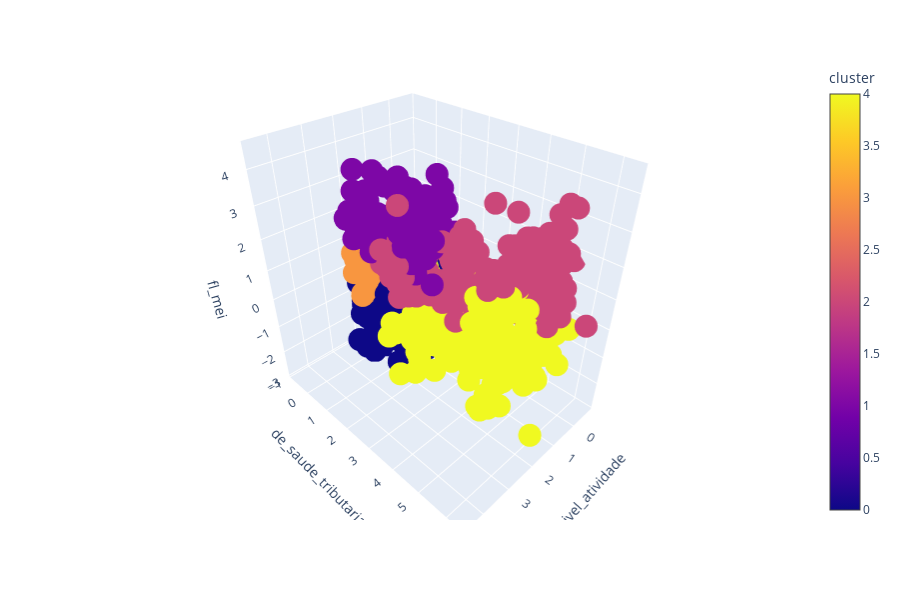

The cell this chart's notebook holds for it:
### Code cell
import plotly.express as px
fig = px.scatter_3d(p1enc, x=p1enc.columns[0], y= p1enc.columns[1], z = p1enc.columns[2],color = 'cluster')
fig.show()

### Figure 1 — Plotly figure (JSON) as saved in the notebook; plotly's stock layout.template omitted (floating-point values rounded to 4 significant figures; data arrays with more than 128 entries replaced by an {"elided": "..."} marker saying what was removed)
{"data": [{"hoverlabel": {"namelength": 0}, "hovertemplate": "de_nivel_atividade=%{x}<br>de_saude_tributaria=%{y}<br>fl_mei=%{z}<br>cluster=%{marker.color}", "legendgroup": "", "marker": {"color": {"elided": "557 int values"}, "coloraxis": "coloraxis", "symbol": "circle"}, "mode": "markers", "name": "", "scene": "scene", "showlegend": false, "type": "scatter3d", "x": {"elided": "557 float values"}, "y": {"elided": "557 float values"}, "z": {"elided": "557 float values"}}], "layout": {"coloraxis": {"colorbar": {"title": {"text": "cluster"}}, "colorscale": [[0, "#0d0887"], [0.1111, "#46039f"], [0.2222, "#7201a8"], [0.3333, "#9c179e"], [0.4444, "#bd3786"], [0.5556, "#d8576b"], [0.6667, "#ed7953"], [0.7778, "#fb9f3a"], [0.8889, "#fdca26"], [1, "#f0f921"]]}, "height": 600, "legend": {"tracegroupgap": 0}, "margin": {"t": 60}, "scene": {"domain": {"x": [0, 0.98], "y": [0, 1]}, "xaxis": {"title": {"text": "de_nivel_atividade"}}, "yaxis": {"title": {"text": "de_saude_tributaria"}}, "zaxis": {"title": {"text": "fl_mei"}}}}}
